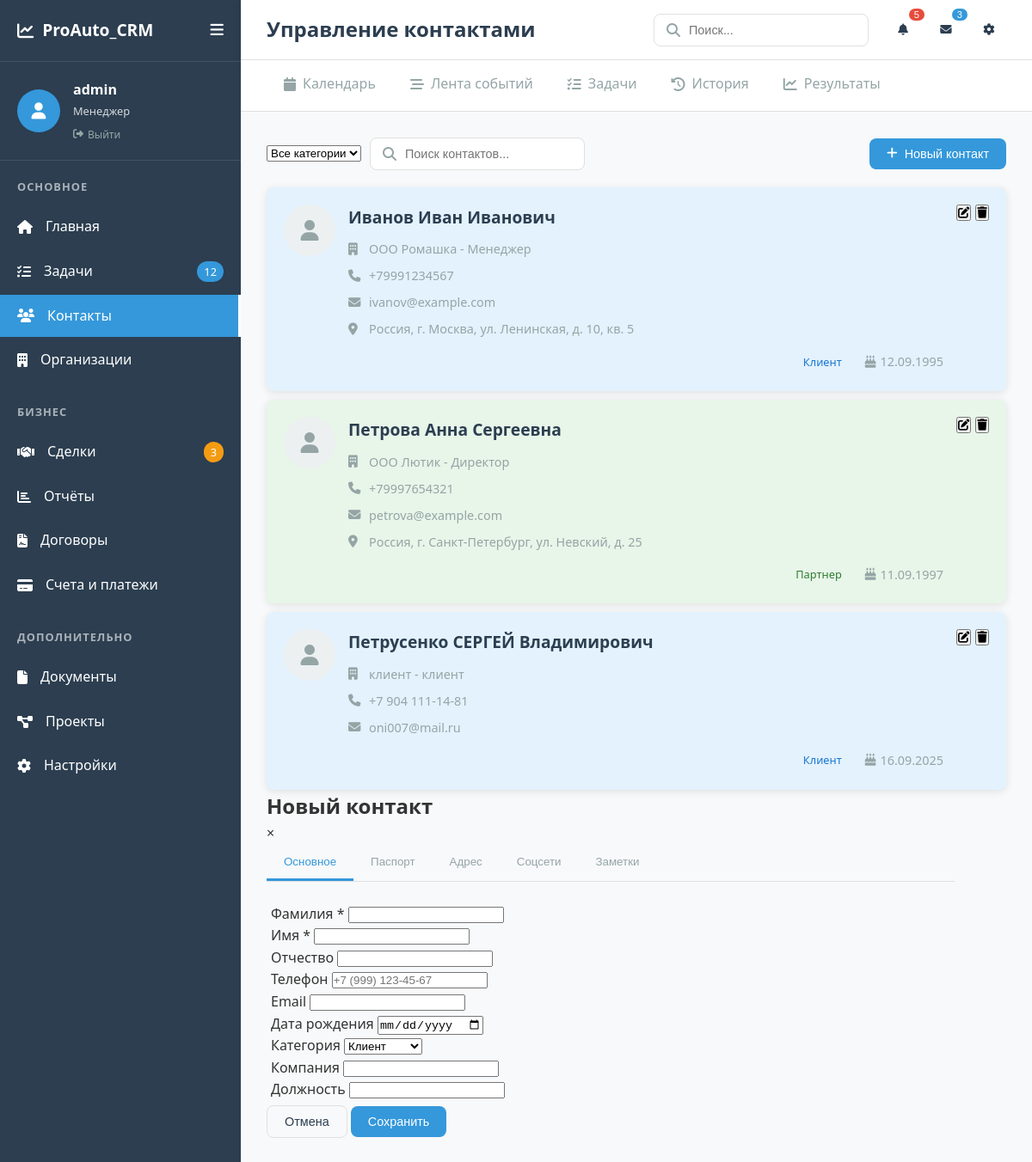
Screenshot of /contacts (signed in) with the database file from the repository.
### app.py (models this page shows, shortened)
class Contact(db.Model):
    id = db.Column(db.Integer, primary_key=True)
    first_name = db.Column(db.String(50), nullable=False)
    last_name = db.Column(db.String(50), nullable=False)
    middle_name = db.Column(db.String(50))
    phone = db.Column(db.String(20))
    email = db.Column(db.String(120))
    photo = db.Column(db.String(200))  # путь к фото
    passport_series = db.Column(db.String(4))
    passport_number = db.Column(db.String(6))
    passport_issued_by = db.Column(db.String(200))
    passport_issue_date = db.Column(db.Date)
    passport_department_code = db.Column(db.String(7))
    address_index = db.Column(db.String(10))
    address_country = db.Column(db.String(50))
    address_region = db.Column(db.String(50))
    address_city = db.Column(db.String(50))
    address_street = db.Column(db.String(100))
    address_house = db.Column(db.String(10))
    address_apartment = db.Column(db.String(10))
    company = db.Column(db.String(100))
    position = db.Column(db.String(100))
    birth_date = db.Column(db.Date)
    category = db.Column(db.String(20), default='client')  # client, partner, supplier, etc.
    social_telegram = db.Column(db.String(100))
    social_whatsapp = db.Column(db.String(100))
    social_vk = db.Column(db.String(100))
    notes = db.Column(db.Text)
    created_at = db.Column(db.DateTime, default=datetime.utcnow)
    updated_at = db.Column(db.DateTime, default=datetime.utcnow, onupdate=datetime.utcnow)
    user_id = db.Column(db.Integer, db.ForeignKey('user.id'))
    user = db.relationship('User', backref=db.backref('contacts', lazy=True))
    def get_full_address(self):
        address_parts = []
        if self.address_index:
            address_parts.append(self.address_index)
        if self.address_country:
            address_parts.append(self.address_country)
        if self.address_region:
            address_parts.append(self.address_region)
        if self.address_city:
            address_parts.append(f"г. {self.address_city}")
        if self.address_street:
            address_parts.append(f"ул. {self.address_street}")
        if self.address_house:
            address_parts.append(f"д. {self.address_house}")
        if self.address_apartment:
            address_parts.append(f"кв. {self.address_apartment}")
        return ", ".join(address_parts) if address_parts else "Адрес не указан"
    def get_full_name(self):
        parts = [self.last_name, self.first_name]
        if self.middle_name:
            parts.append(self.middle_name)
        return " ".join(parts)

### app.py (the view)
    def decorated_function(*args, **kwargs):
        if 'username' not in session:
            return redirect(url_for('login', next=request.url))
        return f(*args, **kwargs)

### app.py (called while the page is built)
@app.before_request
def before_first_request():
    if not hasattr(app, 'has_created_tables'):
        db.create_all()
        create_demo_data()
        app.has_created_tables = True

def login_required(f):
    def decorated_function(*args, **kwargs):
        if 'username' not in session:
            return redirect(url_for('login', next=request.url))
        return f(*args, **kwargs)
    decorated_function.__name__ = f.__name__
    return decorated_function

@app.route('/contacts')
@login_required
def contacts():
    category_filter = request.args.get('category', 'all')
    contacts_query = Contact.query
    if category_filter != 'all':
        contacts_query = contacts_query.filter_by(category=category_filter)
    contacts = contacts_query.order_by(Contact.last_name.asc()).all()
    return render_template('contacts.html', contacts=contacts, category_filter=category_filter)

### templates/contacts.html (shortened to what this page needs)
{% extends "base.html" %}
{% block page_title %}Управление контактами{% endblock %}
{% block content %}
<div class="contacts-container">
    <div class="contacts-header">
        <div class="filters">
            <select id="category-filter" class="filter-select">
                <option value="all" {% if category_filter == 'all' %}selected{% endif %}>Все категории</option>
            </select>
            <div class="search-box">
                <i class="fas fa-search"></i>
                <input type="text" id="search-input" placeholder="Поиск контактов..." value="{{ search_query }}">
            </div>
        </div>
        <button class="btn btn-primary" onclick="showContactModal()">
            <i class="fas fa-plus"></i>
            Новый контакт
        </button>
    </div>
    <div class="contacts-list">
        {% for contact in contacts %}
        <div class="contact-card category-{{ contact.category }}" data-contact-id="{{ contact.id }}">
            <div class="contact-avatar">
                <i class="fas fa-user"></i>
            </div>
            <div class="contact-info">
                <h3 class="contact-name">{{ contact.get_full_name() }}</h3>
                <div class="contact-details">
                    {% if contact.company %}
                    <span class="contact-company">
                        <i class="fas fa-building"></i>
                        {{ contact.company }}
                        {% if contact.position %} - {{ contact.position }}{% endif %}
                    </span>
                    {% endif %}
                    {% if contact.phone %}
                    <span class="contact-phone">
                        <i class="fas fa-phone"></i>
                        {{ contact.phone }}
                    </span>
                    {% endif %}
                    {% if contact.email %}
                    <span class="contact-email">
                        <i class="fas fa-envelope"></i>
                        {{ contact.email }}
                    </span>
                    {% endif %}
                    {% if contact.get_full_address() != "Адрес не указан" %}
                    <span class="contact-address">
                        <i class="fas fa-map-marker-alt"></i>
                        {{ contact.get_full_address() }}
                    </span>
                    {% endif %}
                </div>
                <div class="contact-meta">
                    <span class="contact-category badge category-{{ contact.category }}">
                        {% if contact.category == 'client' %}Клиент
                        {% elif contact.category == 'partner' %}Партнер
                        {% elif contact.category == 'supplier' %}Поставщик
                        {% elif contact.category == 'employee' %}Сотрудник
                        {% else %}{{ contact.category }}{% endif %}
                    </span>
                    {% if contact.birth_date %}
                    <span class="contact-birthdate">
                        <i class="fas fa-birthday-cake"></i>
                        {{ contact.birth_date.strftime('%d.%m.%Y') }}
                    </span>
                    {% endif %}
                </div>
            </div>
            <div class="contact-actions">
                <button class="btn-icon" onclick="editContact({{ contact.id }})">
                    <i class="fas fa-edit"></i>
                </button>
                <button class="btn-icon" onclick="deleteContact({{ contact.id }})">
                    <i class="fas fa-trash"></i>
                </button>
            </div>
        </div>
        {% else %}
        <div class="empty-state">
            <i class="fas fa-address-book"></i>
            <h3>Контакты не найдены</h3>
            <p>Создайте первый контакт или измените параметры поиска</p>
        </div>
        {% endfor %}
    </div>
</div>
<div id="contactModal" class="modal">
    <div class="modal-content" style="max-width: 800px;">
        <div class="modal-header">
            <h2 id="modalTitle">Новый контакт</h2>
            <span class="close" onclick="closeContactModal()">&times;</span>
        </div>
        <form id="contactForm" onsubmit="handleContactSubmit(event)">
            <div class="form-tabs">
                <button type="button" class="tab-btn active" data-tab="basic">Основное</button>
                <button type="button" class="tab-btn" data-tab="passport">Паспорт</button>
                <button type="button" class="tab-btn" data-tab="address">Адрес</button>
                <button type="button" class="tab-btn" data-tab="social">Соцсети</button>
                <button type="button" class="tab-btn" data-tab="notes">Заметки</button>
            </div>
            <div class="tab-content active" data-tab="basic">
                <div class="form-row">
                    <div class="form-group">
                        <label for="lastName">Фамилия *</label>
                        <input type="text" id="lastName" required>
                    </div>
                    <div class="form-group">
                        <label for="firstName">Имя *</label>
                        <input type="text" id="firstName" required>
                    </div>
                    <div class="form-group">
                        <label for="middleName">Отчество</label>
                        <input type="text" id="middleName">
                    </div>
                </div>
                <div class="form-row">
                    <div class="form-group">
                        <label for="phone">Телефон</label>
                        <input type="tel" id="phone" placeholder="+7 (999) 123-45-67">
                    </div>
                    <div class="form-group">
                        <label for="email">Email</label>
                        <input type="email" id="email">
                    </div>
                </div>
                <div class="form-row">
                    <div class="form-group">
                        <label for="birthDate">Дата рождения</label>
                        <input type="date" id="birthDate">
                    </div>
                    <div class="form-group">
                        <label for="category">Категория</label>
                        <select id="category">
                            <option value="client">Клиент</option>
                        </select>
                    </div>
                </div>
                <div class="form-row">
                    <div class="form-group">
                        <label for="company">Компания</label>
                        <input type="text" id="company">
                    </div>
                    <div class="form-group">
                        <label for="position">Должность</label>
                        <input type="text" id="position">
                    </div>
                </div>
            </div>
            <div class="modal-actions">
                <button type="button" class="btn btn-outline" onclick="closeContactModal()">Отмена</button>
                <button type="submit" class="btn btn-primary">Сохранить</button>
            </div>
        </form>
    </div>
</div>
{% endblock %}

### static/css/style.css (style rules this page uses)
:root { --primary: #3498db; --secondary: #2c3e50; --success: #27ae60; --warning: #f39c12; --danger: #e74c3c; --light: #ecf0f1; --dark: #2c3e50; --gray: #95a5a6; --sidebar-width: 280px; --sidebar-collapsed: 80px; --header-height: 70px; --border-radius: 8px; --shadow: 0 2px 10px rgba(0,0,0,0.1); }
* { margin: 0; padding: 0; box-sizing: border-box; }
body { font-family: 'Segoe UI', Tahoma, Geneva, Verdana, sans-serif; background: #f8f9fa; color: #333; line-height: 1.6; }
.badge { background: var(--primary); color: white; padding: 2px 8px; border-radius: 20px; font-size: 0.8rem; margin-left: auto; }
.search-box { position: relative; display: flex; align-items: center; }
.search-box i { position: absolute; left: 15px; color: var(--gray); }
.search-box input { padding: 10px 15px 10px 40px; border: 1px solid #e0e0e0; border-radius: var(--border-radius); width: 250px; font-size: 0.9rem; }
.btn { padding: 10px 20px; border: none; border-radius: var(--border-radius); cursor: pointer; font-size: 0.9rem; font-weight: 500; transition: all 0.3s ease; display: inline-flex; align-items: center; gap: 8px; text-decoration: none; }
.btn-primary { background: var(--primary); color: white; }
.btn-outline { background: transparent; border: 1px solid #e0e0e0; color: var(--dark); }

### templates/contacts.html (style rules this page uses)
.contacts-header { display: flex; justify-content: space-between; align-items: center; margin-bottom: 20px; gap: 15px; flex-wrap: wrap; }
.contacts-header .filters { display: flex; gap: 10px; align-items: center; flex-wrap: wrap; }
.contacts-header .search-box { position: relative; display: flex; align-items: center; }
.contacts-header .search-box i { position: absolute; left: 15px; color: var(--gray); }
.contacts-header .search-box input { padding: 10px 15px 10px 40px; border: 1px solid #e0e0e0; border-radius: var(--border-radius); width: 250px; font-size: 0.9rem; }
.contacts-list { display: flex; flex-direction: column; gap: 10px; }
.contact-card { display: flex; align-items: flex-start; gap: 15px; padding: 20px; background: white; border-radius: var(--border-radius); box-shadow: var(--shadow); transition: transform 0.2s ease, box-shadow 0.2s ease; }
.contact-avatar { width: 60px; height: 60px; border-radius: 50%; background: var(--light); display: flex; align-items: center; justify-content: center; font-size: 1.5rem; color: var(--gray); flex-shrink: 0; }
.contact-info { flex: 1; }
.contact-name { font-size: 1.2rem; font-weight: 600; margin-bottom: 10px; color: var(--dark); }
.contact-details { display: flex; flex-direction: column; gap: 8px; margin-bottom: 12px; }
.contact-details span { display: flex; align-items: center; gap: 8px; font-size: 0.9rem; color: var(--gray); }
.contact-details i { width: 16px; }
.contact-meta { display: flex; align-items: center; gap: 15px; flex-wrap: wrap; }
.contact-category { padding: 4px 12px; border-radius: 20px; font-size: 0.8rem; }
.category-client { background: #e3f2fd; color: #1976d2; }
.category-partner { background: #e8f5e9; color: #2e7d32; }
.contact-birthdate { font-size: 0.9rem; color: var(--gray); display: flex; align-items: center; gap: 5px; }
.contact-actions { display: flex; gap: 5px; }
.form-tabs { display: flex; border-bottom: 1px solid #e0e0e0; margin-bottom: 20px; }
.tab-btn { padding: 12px 20px; background: none; border: none; border-bottom: 3px solid transparent; cursor: pointer; color: var(--gray); transition: all 0.3s ease; }
.tab-btn.active { color: var(--primary); border-bottom-color: var(--primary); }
.tab-content { display: none; max-height: 400px; overflow-y: auto; padding: 5px; }
.tab-content.active { display: block; }

### rows the page displays
Contact: get_full_name "Иванов Иван Иванович", company "ООО Ромашка", position "Менеджер", phone "+79991234567", email "ivanov@example.com", get_full_address "Россия, г. Москва, ул. Ленинская, д. 10, кв. 5", category "Клиент", birth_date "12.09.1995"
Contact: get_full_name "Петрова Анна Сергеевна", company "ООО Лютик", position "Директор", phone "+79997654321", email "petrova@example.com", get_full_address "Россия, г. Санкт-Петербург, ул. Невский, д. 25", category "Партнер", birth_date "11.09.1997"
Contact: get_full_name "Петрусенко СЕРГЕЙ Владимирович", company "клиент", position "клиент", phone "+7 904 111-14-81", email "oni007@mail.ru", category "Клиент", birth_date "16.09.2025"

### other values shown
{{ session.get('username', 'Гость') }} "admin"
